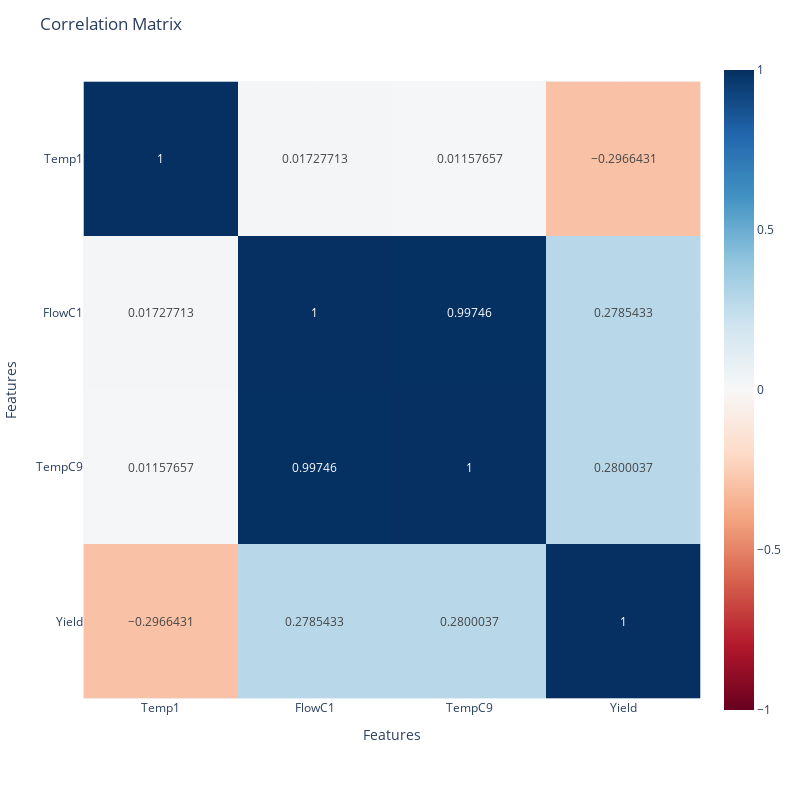

The notebook cell this image was saved under:
### Code cell
# Calculate correlation matrix
corr_matrix = df_reduced.corr()

# Create the heatmap
fig = px.imshow(
    corr_matrix,  # Correlation matrix
    text_auto=True,  # Automatically add correlation values as text
    color_continuous_scale='RdBu',  # Red-Blue color scale
    zmin=-1,  # Minimum value for the color scale
    zmax=1  # Maximum value for the color scale
)

# Customize the layout
fig.update_layout(
    title='Correlation Matrix',
    xaxis_title='Features',
    yaxis_title='Features',
    width=800,  # Adjust width
    height=800  # Adjust height
)

# Show the plot
fig.show()

### Figure 1 — Plotly figure (JSON) as saved in the notebook; plotly's stock layout.template omitted (floating-point values rounded to 4 significant figures)
{"data": [{"coloraxis": "coloraxis", "hovertemplate": "x: %{x}<br>y: %{y}<br>color: %{z}<extra></extra>", "name": "0", "texttemplate": "%{z}", "type": "heatmap", "x": ["Temp1", "FlowC1", "TempC9", "Yield"], "xaxis": "x", "y": ["Temp1", "FlowC1", "TempC9", "Yield"], "yaxis": "y", "z": [[1, 0.01728, 0.01158, -0.2966], [0.01728, 1, 0.9975, 0.2785], [0.01158, 0.9975, 1, 0.28], [-0.2966, 0.2785, 0.28, 1]]}], "layout": {"coloraxis": {"cmax": 1, "cmin": -1, "colorscale": [[0, "rgb(103,0,31)"], [0.1, "rgb(178,24,43)"], [0.2, "rgb(214,96,77)"], [0.3, "rgb(244,165,130)"], [0.4, "rgb(253,219,199)"], [0.5, "rgb(247,247,247)"], [0.6, "rgb(209,229,240)"], [0.7, "rgb(146,197,222)"], [0.8, "rgb(67,147,195)"], [0.9, "rgb(33,102,172)"], [1, "rgb(5,48,97)"]]}, "height": 800, "margin": {"t": 60}, "title": {"text": "Correlation Matrix"}, "width": 800, "xaxis": {"anchor": "y", "constrain": "domain", "domain": [0, 1], "scaleanchor": "y", "title": {"text": "Features"}}, "yaxis": {"anchor": "x", "autorange": "reversed", "constrain": "domain", "domain": [0, 1], "title": {"text": "Features"}}}}
